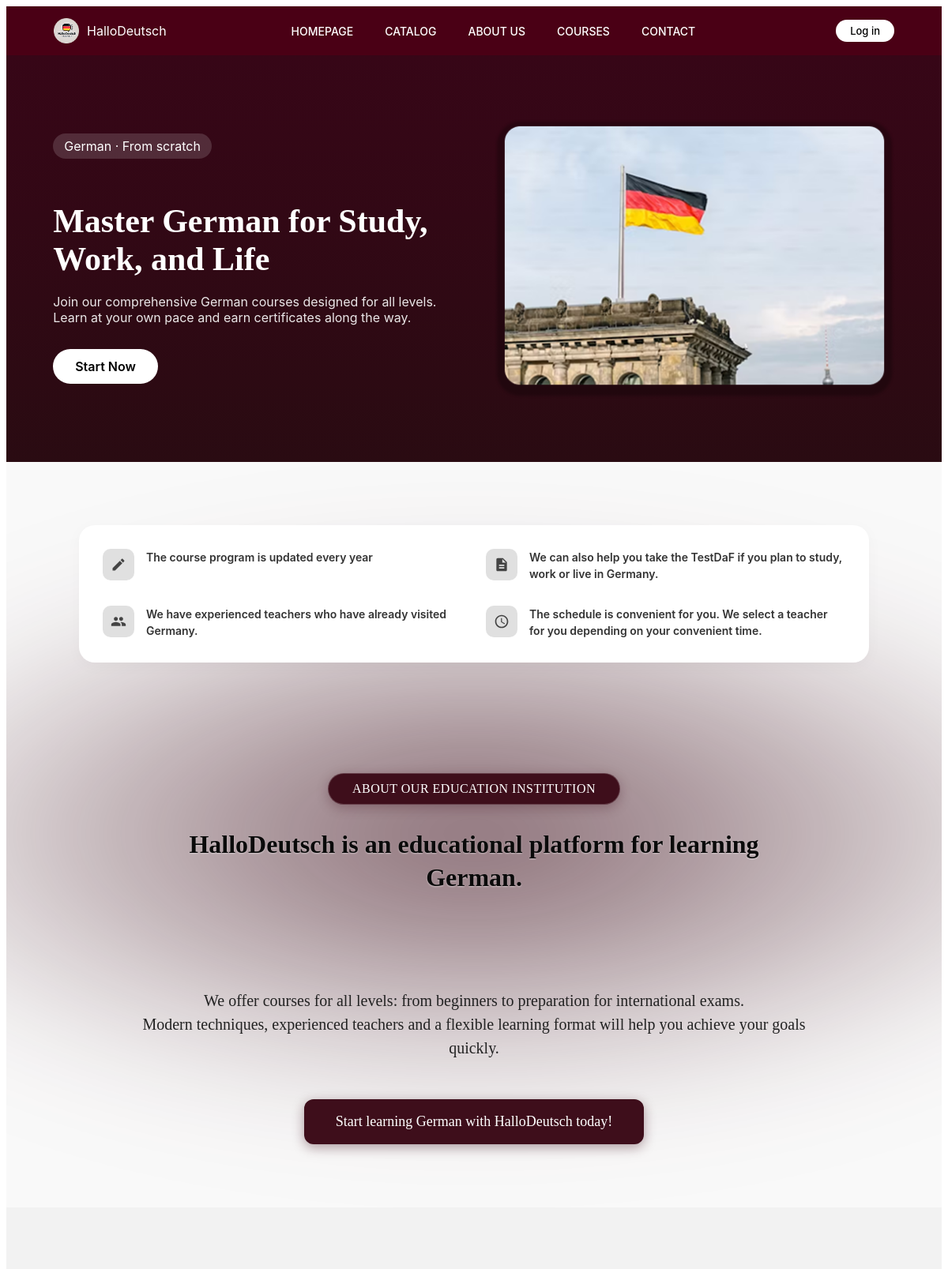
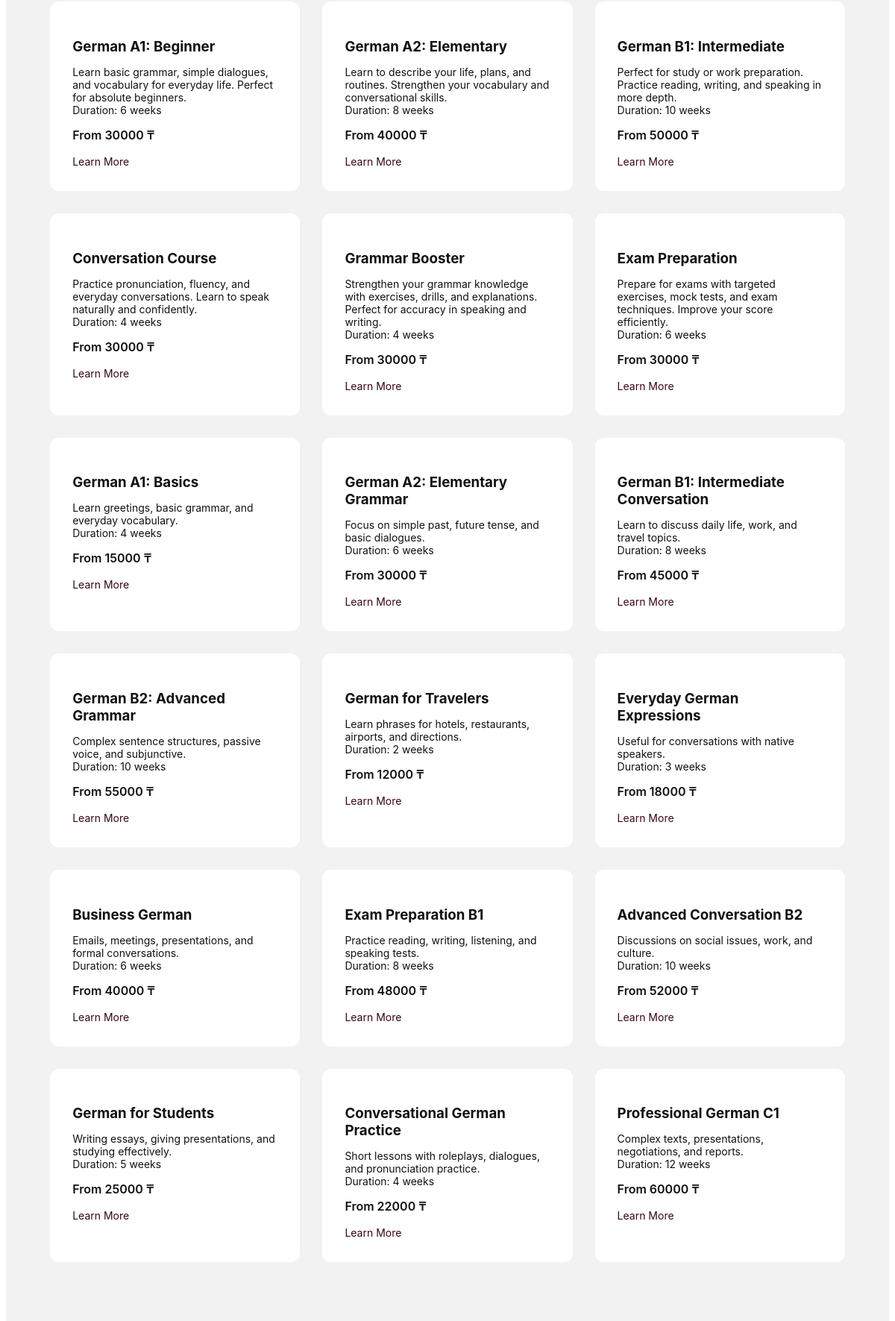
The page / (upper part) on the database its author committed (2 pictures, top to bottom).
### girls/models.py (models this page shows, shortened)
class Course(models.Model):
    LEVEL_CHOICES = [
        ('beginner', 'Beginner'),
        ('elementary', 'Elementary'),
        ('intermediate', 'Intermediate'),
        ('advanced', 'Advanced'),
    ]
    title = models.CharField(max_length=200)
    slug = models.SlugField(max_length=220, unique=True)
    short_description = models.CharField(max_length=255, blank=True)
    description = models.TextField(blank=True)
    price = models.PositiveIntegerField(default=0)  # store in smallest currency unit or whole tugrik
    duration = models.CharField(max_length=100, blank=True)
    level = models.CharField(max_length=20, choices=LEVEL_CHOICES, default='beginner')
    image = models.ImageField(upload_to='courses/', blank=True, null=True)
    is_published = models.BooleanField(default=True)
    created_at = models.DateTimeField(auto_now_add=True)

### girls/views.py (the view)
# urls.py: path('', views.homepage, name='homepage'),
def homepage(request):
    courses = Course.objects.filter(is_published=True)
    return render(request, 'girls/homepage.html', {'courses': courses})

### girls/templates/girls/homepage.html (shortened to what this page needs)
{% extends 'girls/base.html' %}
{% load static %}
{% block css %}
<link rel="stylesheet" href="{% static 'girls/css/homepage.css' %}">
{% endblock %}
{% block content %}
<section class="hero">
  <div class="container hero__inner">
    <div class="hero__content">
      <span class="badge">German · From scratch</span>
      <h1>Master German for Study, Work, and Life</h1>
      <p>
        Join our comprehensive German courses designed for all levels.
        Learn at your own pace and earn certificates along the way.
      </p>
      <a href="{% url 'girls:register' %}" class="hero-btn">Start Now</a>
    </div>
    <div class="hero__image">
      <img src="{% static 'girls/img/image.png' %}" alt="Germany">
    </div>
  </div>
</section>
<div class="hd-section-wrapper">
  <div class="hd-features-container">
    <div class="hd-feature-item">
      <div class="hd-icon-box">
        <svg viewBox="0 0 24 24"><path d="M3 17.25V21h3.75L17.81 9.94l-3.75-3.75L3 17.25zM20.71 7.04c.39-.39.39-1.02 0-1.41l-2.34-2.34c-.39-.39-1.02-.39-1.41 0l-1.83 1.83 3.75 3.75 1.83-1.83z"></path></svg>
      </div>
      <div class="hd-feature-text">The course program is updated every year</div>
    </div>
    <div class="hd-feature-item">
      <div class="hd-icon-box">
        <svg viewBox="0 0 24 24"><path d="M14 2H6c-1.1 0-1.99.9-1.99 2L4 20c0 1.1.89 2 1.99 2H18c1.1 0 2-.9 2-2V8l-6-6zm2 16H8v-2h8v2zm0-4H8v-2h8v2zm-3-5V3.5L18.5 9H13z"></path></svg>
      </div>
      <div class="hd-feature-text">We can also help you take the TestDaF if you plan to study, work or live in Germany.</div>
    </div>
    <div class="hd-feature-item">
      <div class="hd-icon-box">
      </div>
      <div class="hd-feature-text">We have experienced teachers who have already visited Germany.</div>
    </div>
    <div class="hd-feature-item">
      <div class="hd-icon-box">
        <svg viewBox="0 0 24 24"><path d="M11.99 2C6.47 2 2 6.48 2 12s4.47 10 9.99 10C17.52 22 22 17.52 22 12S17.52 2 11.99 2zM12 20c-4.42 0-8-3.58-8-8s3.58-8 8-8 8 3.58 8 8-3.58 8-8 8zm.5-13H11v6l5.25 3.15.75-1.23-4.5-2.67z"></path></svg>
      </div>
      <div class="hd-feature-text">The schedule is convenient for you. We select a teacher for you depending on your convenient time.</div>
    </div>
  </div>
  <div class="hd-hero-area">
    <div class="hd-blur-effect"></div> <div class="hd-pill-label">ABOUT OUR EDUCATION INSTITUTION</div>
    <h2 class="hd-main-heading">HalloDeutsch is an educational platform for learning German.</h2>
  </div>
  <p class="hd-description">
    We offer courses for all levels: from beginners to preparation for international exams.<br>
    Modern techniques, experienced teachers and a flexible learning format will help you achieve your goals quickly.
  </p>
  <a href="{% url 'girls:register' %}" class="hd-cta-btn">Start learning German with HalloDeutsch today!</a>
</div>
<section class="courses">
  <div class="container">
    <div class="courses__grid">
      {% for course in courses %}
        <div class="course-card">
          <h3>{{ course.title }}</h3>
          <p>{{ course.description }}<br>Duration: {{ course.duration }}</p>
          <span class="price">From {{ course.price }} ₸</span>
          <a href="{% url 'girls:coursepage' course.id %}">Learn More</a>
        </div>
      {% empty %}
        <p>No courses available at the moment.</p>
      {% endfor %}
    </div>
  </div>
</section>
{% endblock %}

### girls/static/girls/css/homepage.css (style rules this page uses)
:root { --primary: #370617; --dark: #2a0b12; --light: #ffffff; --gray: #f2f2f2; --font-title: 'Playfair Display', serif; --font-main: 'Inter', sans-serif; --font-decorative: 'Italiana', serif; }
body { font-family: var(--font-main); color: #111; background: var(--light); }
img { max-width: 100%; display: block; }
.container { width: 90%; max-width: 1200px; margin: 0 auto; }
.hero { padding-top: 80px; background: linear-gradient(180deg, #4b0f1e 0%, #2a0b12 100%); }
.hero { background: linear-gradient(180deg, var(--primary), var(--dark)); color: #fff; padding: 80px 0; }
.hero__inner { display: grid; grid-template-columns: 1fr 1fr; gap: 50px; align-items: center; }
.hero h1 { font-family: var(--font-title); font-size: 42px; margin-bottom: 20px; }
.hero p { font-size: 16px; margin-bottom: 30px; opacity: 0.9; }
.badge { display: inline-block; background: rgba(255,255,255,0.15); padding: 6px 14px; border-radius: 20px; margin-bottom: 20px; }
.courses { background: var(--gray); padding: 80px 0; }
.courses__grid { display: grid; grid-template-columns: repeat(3, 1fr); gap: 30px; }
.course-card { background: #fff; padding: 30px; border-radius: 12px; transition: 0.3s; }
.course-card h3 { margin-bottom: 10px; }
.course-card p { font-size: 14px; margin-bottom: 15px; }
.price { display: block; margin-bottom: 15px; font-weight: 600; }
.course-card a { color: var(--primary); text-decoration: none; font-size: 14px; }
.hero-btn { background: white; color: #000; padding: 12px 28px; border-radius: 30px; text-decoration: none; font-weight: 600; display: inline-block; }
.hd-section-wrapper { box-sizing: border-box; width: 100%; font-family: 'Inter', sans-serif; background-color: #f9f9f9; padding: 80px 20px; color: #1a1a1a; overflow: hidden; position: relative; display: flex; flex-direction: column; align-items: center; }
.hd-section-wrapper * { box-sizing: border-box; }
.hd-features-container { background: #fff; border-radius: 20px; padding: 30px; max-width: 1000px; width: 100%; display: grid; grid-template-columns: 1fr 1fr; gap: 30px; box-shadow: 0 4px 20px rgba(0,0,0,0.03); margin-bottom: 80px; position: relative; z-index: 2; }
.hd-feature-item { display: flex; align-items: flex-start; gap: 15px; }
.hd-icon-box { background-color: #e0e0e0; min-width: 40px; height: 40px; border-radius: 10px; display: flex; align-items: center; justify-content: center; flex-shrink: 0; }
.hd-icon-box svg { width: 20px; height: 20px; fill: #444; }
.hd-feature-text { font-size: 14px; line-height: 1.5; color: #333; font-weight: 600; }
.hd-hero-area { position: relative; text-align: center; max-width: 800px; margin: 0 auto 60px auto; padding: 60px 20px; z-index: 1; }
.hd-blur-effect { position: absolute; top: 50%; left: 50%; transform: translate(-50%, -50%); width: 250%; height: 300%; background: radial-gradient(ellipse at center, rgba(62, 14, 27, 0.65) 0%, rgba(249, 249, 249, 0) 60%); filter: blur(80px); z-index: -1; pointer-events: none; }
.hd-pill-label { display: inline-block; background-color: #3E0E1B; color: #fff; padding: 10px 30px; border-radius: 50px; font-family: 'Playfair Display', serif; font-size: 16px; letter-spacing: 0.5px; margin-bottom: 30px; font-weight: 400; border: 1px solid rgba(255,255,255,0.2); box-shadow: 0 4px 15px rgba(62, 14, 27, 0.3); }
.hd-main-heading { font-family: 'Playfair Display', serif; font-size: 32px; color: #0a0a0a; font-weight: 600; line-height: 1.3; margin: 0; text-shadow: 0 1px 2px rgba(255,255,255,0.5); }
.hd-description { text-align: center; font-family: 'Playfair Display', serif; font-size: 20px; color: #222; max-width: 850px; margin: 0 auto 50px auto; line-height: 1.5; font-weight: 500; position: relative; z-index: 2; }
.hd-cta-btn { display: inline-block; background-color: #3E0E1B; color: #fff; font-family: 'Playfair Display', serif; font-size: 18px; padding: 18px 40px; border-radius: 12px; text-decoration: none; transition: background 0.3s ease, transform 0.2s ease; position: relative; z-index: 2; box-shadow: 0 4px 15px rgba(62, 14, 27, 0.4); }

### rows shown on the page
Course: title "German A1: Beginner", description "Learn basic grammar, simple dialogues, and vocabulary for everyday life. Perfect for absolute beginners.", duration "6 weeks", price "30000"
Course: title "German A2: Elementary", description "Learn to describe your life, plans, and routines. Strengthen your vocabulary and conversational skills.", duration "8 weeks", price "40000"
Course: title "German B1: Intermediate", description "Perfect for study or work preparation. Practice reading, writing, and speaking in more depth.", duration "10 weeks", price "50000"
Course: title "Conversation Course", description "Practice pronunciation, fluency, and everyday conversations. Learn to speak naturally and confidently.", duration "4 weeks", price "30000"
Course: title "Grammar Booster", description "Strengthen your grammar knowledge with exercises, drills, and explanations. Perfect for accuracy in speaking and writing.", duration "4 weeks", price "30000"
Course: title "Exam Preparation", description "Prepare for exams with targeted exercises, mock tests, and exam techniques. Improve your score efficiently.", duration "6 weeks", price "30000"
Course: title "German A1: Basics", description "Learn greetings, basic grammar, and everyday vocabulary.", duration "4 weeks", price "15000"
Course: title "German A2: Elementary Grammar", description "Focus on simple past, future tense, and basic dialogues.", duration "6 weeks", price "30000"
Course: title "German B1: Intermediate Conversation", description "Learn to discuss daily life, work, and travel topics.", duration "8 weeks", price "45000"
Course: title "German B2: Advanced Grammar", description "Complex sentence structures, passive voice, and subjunctive.", duration "10 weeks", price "55000"
Course: title "German for Travelers", description "Learn phrases for hotels, restaurants, airports, and directions.", duration "2 weeks", price "12000"
Course: title "Everyday German Expressions", description "Useful for conversations with native speakers.", duration "3 weeks", price "18000"
Course: title "Business German", description "Emails, meetings, presentations, and formal conversations.", duration "6 weeks", price "40000"
Course: title "Exam Preparation B1", description "Practice reading, writing, listening, and speaking tests.", duration "8 weeks", price "48000"
Course: title "Advanced Conversation B2", description "Discussions on social issues, work, and culture.", duration "10 weeks", price "52000"
Course: title "German for Students", description "Writing essays, giving presentations, and studying effectively.", duration "5 weeks", price "25000"
Course: title "Conversational German Practice", description "Short lessons with roleplays, dialogues, and pronunciation practice.", duration "4 weeks", price "22000"
Course: title "Professional German C1", description "Complex texts, presentations, negotiations, and reports.", duration "12 weeks", price "60000"
